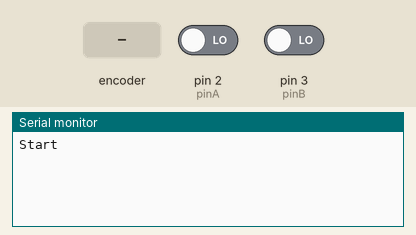
This sketch was run on a simulated Arduino Uno, built with avr-gcc and run on an emulated ATmega328P. Shown: the last lines printed to the serial monitor. Inputs (shaded band) come from the test bench; at power-on: pin 2 (pinA) LOW, pin 3 (pinB) LOW.

Above: at 1.2 s.
1.3 s: rotary encoder on pin 2 (pinA) / pin 3 (pinB) turned 1 step (first pin leading)
At 3.4 s:
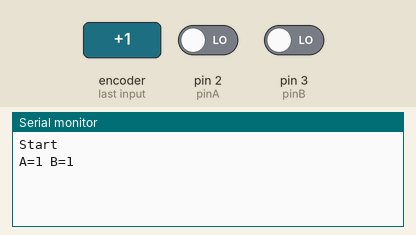
4.5 s: rotary encoder on pin 2 (pinA) / pin 3 (pinB) turned 1 step (first pin leading)
At 6.5 s:
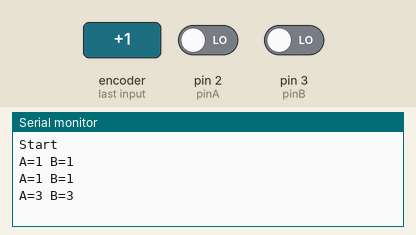

The sketch:

RotaryEncoderDualInterrruptsPulseCount.ino
```cpp
// Used for generating interrupts using CLK signal
const unsigned int pinA = 2;

// Used for reading DT signal
const unsigned int pinB = 3;

// Updated by ISR for each pin
volatile int pinACount;
volatile int pinBCount;

// Delay to counteract switch bounce (milliseconds)
char bounce = 15;

// ------------------------------------------------------------------
// INTERRUPT     INTERRUPT     INTERRUPT     INTERRUPT     INTERRUPT
// ------------------------------------------------------------------
void isrA ()  {
  static unsigned long lastInterruptTimeA = 0;
  unsigned long interruptTimeA = millis();

  // If interrupts come faster than Xms, assume it's a bounce and ignore
  if (interruptTimeA - lastInterruptTimeA > bounce) {

    pinACount++;

    // Keep track of when we were here last
    lastInterruptTimeA = interruptTimeA;
  }
}

void isrB ()  {
  static unsigned long lastInterruptTimeB = 0;
  unsigned long interruptTimeB = millis();

  // If interrupts come faster than Xms, assume it's a bounce and ignore
  if (interruptTimeB - lastInterruptTimeB > bounce) {

    pinBCount++;

    // Keep track of when we were here last
    lastInterruptTimeB = interruptTimeB;
  }
}

// ------------------------------------------------------------------
// SETUP    SETUP    SETUP    SETUP    SETUP    SETUP    SETUP
// ------------------------------------------------------------------
void setup() {
  // Just whilst we debug, view output on serial monitor
  Serial.begin(115200);

  // Rotary pulses are INPUTs
  pinMode(pinA, INPUT);
  pinMode(pinB, INPUT);

  // Attach the routine to service the interrupts
  attachInterrupt(digitalPinToInterrupt(pinA), isrA, CHANGE);
  attachInterrupt(digitalPinToInterrupt(pinB), isrB, CHANGE);

  // Ready to go!
  Serial.println("Start");
}

// ------------------------------------------------------------------
// MAIN LOOP     MAIN LOOP     MAIN LOOP     MAIN LOOP     MAIN LOOP
// ------------------------------------------------------------------
void loop() {
  static long lastPrintTime = millis();

  // Print the total every few seconds
  if (millis() > lastPrintTime + 2000) {

    // Write out to serial monitor the value and direction
    Serial.print("A="); Serial.print(pinACount); Serial.print(" B="); Serial.println(pinBCount);

    // Keep track of print time
    lastPrintTime = millis();
  }
}
```

Measured:
- after the input at 1.3 s, the serial monitor: prints a new line after 0.70 s (image 1)
- after the input at 4.5 s, the serial monitor: prints a new line after 1.5 s (image 2)
